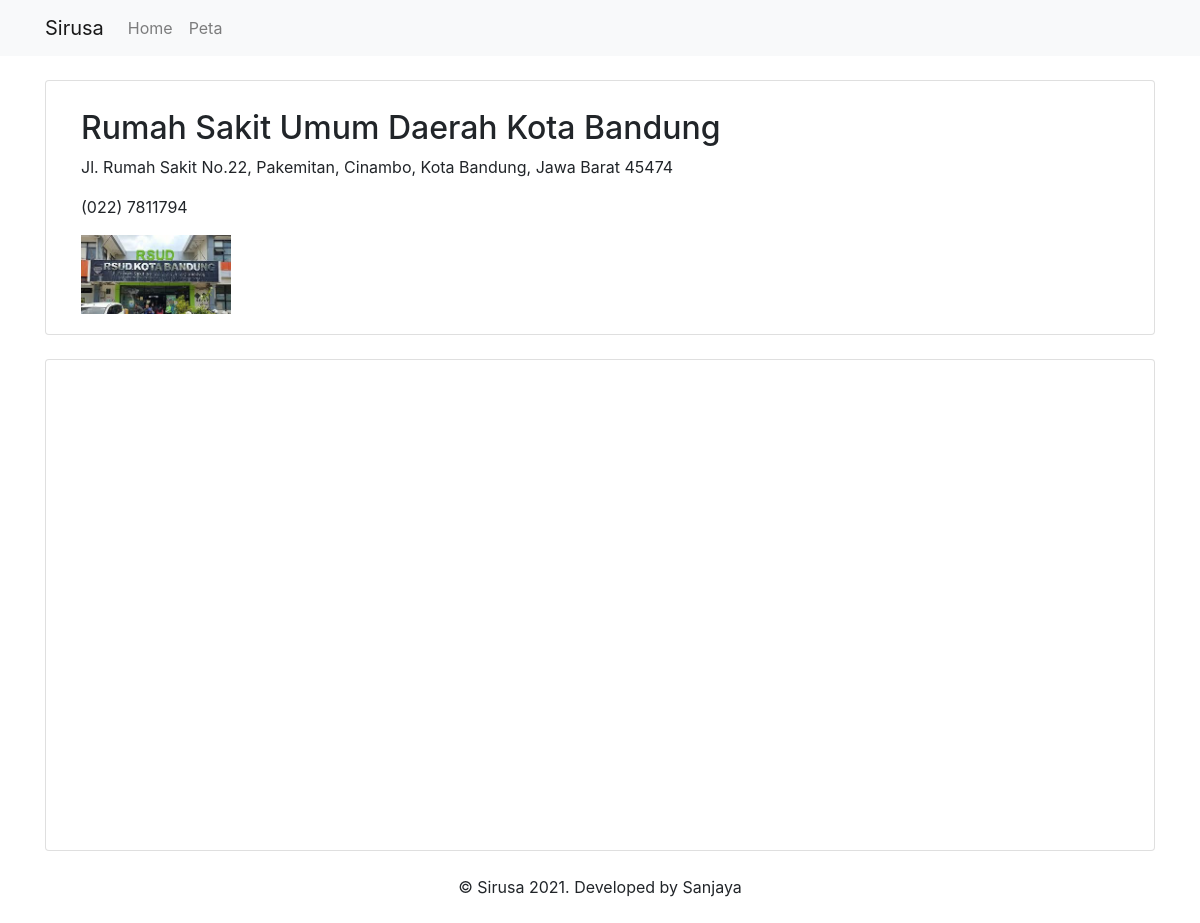
Screenshot of /home/view/Rumah-Sakit-Umum-Daerah-Kota-Bandung with the database file from the repository.
### tables this page shows
CREATE TABLE `peta` (
  `id` int(11) NOT NULL,
  `nama` varchar(255) NOT NULL,
  `lat` double(10,6) NOT NULL,
  `long` double(10,6) NOT NULL,
  `alamat` text NOT NULL,
  `image` text NOT NULL DEFAULT 'default.jpg',
  `telepon` varchar(255) NOT NULL,
  `slug` varchar(255) NOT NULL
);

### application/controllers/Home.php (called while the page is built, shortened)
<?php
class Home extends CI_Controller
{
    function __construct()
    {
        $this->load->model('Peta_model');
    }
    public function view($slug = null)
    {
        $data = $this->Peta_model->getBySlug($slug);
        $this->load->view('view', ['data' => $data]);
    }
}

### index.php (called while the page is built, shortened)
<?php
require_once BASEPATH.'core/CodeIgniter.php';

### application/models/Peta_model.php (called while the page is built, shortened)
<?php
class Peta_model extends CI_Model
{
    protected $table = "peta";
    public function getBySlug($slug)
    {
        return $this->db->get_where($this->table, ['slug' => $slug])->row();
    }
}

### application/views/view.php (the view, shortened to what this page needs)
<!DOCTYPE html>
<html lang="en">
<head>
</head>
<body>
    <div class="container">
        <div class="card mt-4">
            <div class="card-body">
                <div class="container">
                    <div class="row">
                        <div class="col-md-8 mt-2">
                            <h2><?= $data->nama ?></h2>
                            <p><?= $data->alamat ?></p>
                            <p><?= $data->telepon ?></p>
                        </div>
                        <div class="col-md-8">
                            <img src="<?= base_url('upload/thumbnail/') ?><?= $data->image ?>" alt="" width="150">
                        </div>
                    </div>
                </div>
            </div>
        </div>
        <div class="card mt-4">
            <div class="card-body">
                <div class="container">
                    <div id="map" style="height: 450px; width: 100%;"></div>
                </div>
            </div>
        </div>
    </div>
</body>
</html>

### rows the page displays
peta: nama "Rumah Sakit Umum Daerah Kota Bandung", alamat "Jl. Rumah Sakit No.22, Pakemitan, Cinambo, Kota Bandung, Jawa Barat 45474", telepon "(022) 7811794", image (picture)
